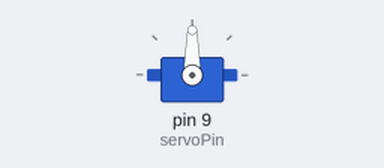
A sketch run on a simulated Arduino Uno, built with avr-gcc and run on an emulated ATmega328P. Shown: servo.

Above: at 0.05 s.
Timing chart, 0 to 4.6 s (numbered marks = the images above):
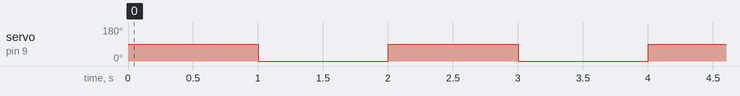

The sketch:

02.ino
```cpp
#include <Servo.h>

Servo servo;
int servoPin = 9;
int angle = 90;

void setup()
{
    // put your setup code here, to run once:
    servo.attach(servoPin);
}

void loop()
{
    // put your main code here, to run repeatedly:

    servo.write(angle);

    if(angle == 90)
    {
        angle = -90;
    }
    else
    {
        angle =90;
    }

    delay(1000);
}
```

Measured:
- by itself, servo on pin 9 (servoPin): alternates 90° for 1.0 s and 0° for 1.0 s
